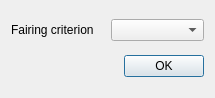
<?xml version="1.0" encoding="UTF-8"?>
<ui version="4.0">
 <class>DialogSurfaceMeshFairing</class>
 <widget class="QDialog" name="DialogSurfaceMeshFairing">
  <property name="geometry">
   <rect>
    <x>0</x>
    <y>0</y>
    <width>215</width>
    <height>98</height>
   </rect>
  </property>
  <property name="windowTitle">
   <string>Surface Fairing</string>
  </property>
  <layout class="QVBoxLayout" name="verticalLayout">
   <item>
    <layout class="QHBoxLayout" name="horizontalLayout">
     <item>
      <widget class="QLabel" name="labelCriterion">
       <property name="text">
        <string>Fairing criterion</string>
       </property>
      </widget>
     </item>
     <item>
      <widget class="QComboBox" name="comboBoxCriterion"/>
     </item>
    </layout>
   </item>
   <item>
    <layout class="QHBoxLayout" name="horizontalLayout_2">
     <item>
      <spacer name="horizontalSpacer_3">
       <property name="orientation">
        <enum>Qt::Horizontal</enum>
       </property>
       <property name="sizeHint" stdset="0">
        <size>
         <width>0</width>
         <height>0</height>
        </size>
       </property>
      </spacer>
     </item>
     <item>
      <widget class="QPushButton" name="okButton">
       <property name="text">
        <string>OK</string>
       </property>
       <property name="default">
        <bool>true</bool>
       </property>
      </widget>
     </item>
    </layout>
   </item>
  </layout>
 </widget>
 <tabstops>
  <tabstop>comboBoxCriterion</tabstop>
  <tabstop>okButton</tabstop>
 </tabstops>
 <resources/>
 <connections/>
</ui>
